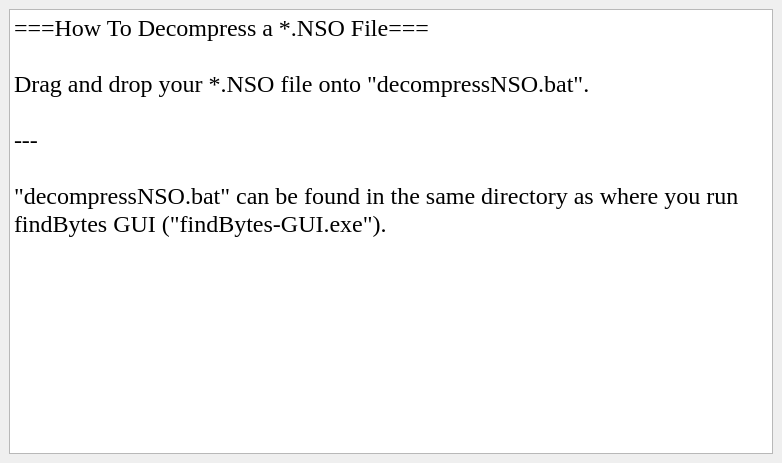
<?xml version="1.0" encoding="UTF-8"?>
<ui version="4.0">
 <class>MainWindow</class>
 <widget class="QMainWindow" name="MainWindow">
  <property name="windowModality">
   <enum>Qt::ApplicationModal</enum>
  </property>
  <property name="geometry">
   <rect>
    <x>0</x>
    <y>0</y>
    <width>782</width>
    <height>463</height>
   </rect>
  </property>
  <property name="windowTitle">
   <string>findBytes GUI</string>
  </property>
  <widget class="QWidget" name="centralwidget">
   <layout class="QGridLayout" name="gridLayout">
    <item row="0" column="0">
     <widget class="QPlainTextEdit" name="plainTextEdit">
      <property name="font">
       <font>
        <family>Times New Roman</family>
        <pointsize>18</pointsize>
       </font>
      </property>
      <property name="readOnly">
       <bool>true</bool>
      </property>
      <property name="plainText">
       <string>===How To Decompress a *.NSO File===

Drag and drop your *.NSO file onto &quot;decompressNSO.bat&quot;. 

---

&quot;decompressNSO.bat&quot; can be found in the same directory as where you run findBytes GUI (&quot;findBytes-GUI.exe&quot;).</string>
      </property>
     </widget>
    </item>
   </layout>
  </widget>
 </widget>
 <resources/>
 <connections/>
</ui>
